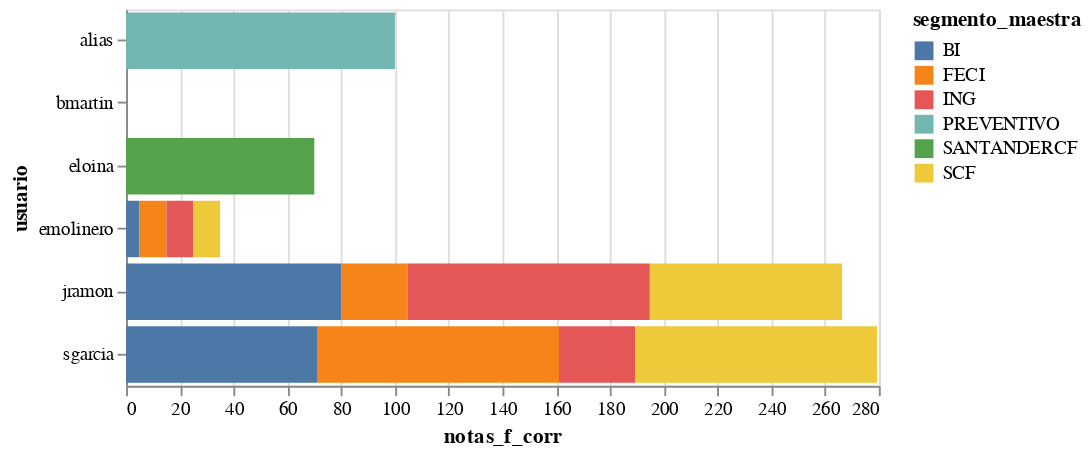

Notebook code cell kept with this figure:
### Code cell
alt.Chart(notas).mark_bar().encode(
    x="notas_f_corr:Q",
    y="usuario",
    color="segmento_maestra:N"
).properties(height=200, width=400)

### Figure 1 — Vega-Lite specification as saved in the notebook (floating-point values rounded to 4 significant figures)
{"config": {"view": {"continuousWidth": 400, "continuousHeight": 300}}, "data": {"name": "data-ebd97ad0f3756408f0ec2050c936693c"}, "mark": "bar", "encoding": {"color": {"type": "nominal", "field": "segmento_maestra"}, "x": {"type": "quantitative", "field": "notas_f_corr"}, "y": {"type": "nominal", "field": "usuario"}}, "height": 200, "width": 400, "$schema": "https://vega.github.io/schema/vega-lite/v4.8.1.json", "datasets": {"data-ebd97ad0f3756408f0ec2050c936693c": [{"usuario": "alias", "segmento_maestra": "PREVENTIVO", "usuario_segmento": "aliasPREVENTIVO", "tasa_horaria": 1.0, "sum": 0.0, "count": 0.0, "eficacias": 30.0, "horas_trabajadas": 150.0, "factor_corrector": 1.0, "h_trab_seg": 150.0, "cobros_hora": 0.0, "eficacia_hora": 0.2, "suma_notas": 0.2, "max": 100, "min": 20, "max_seg": 0.2, "min_seg": 0.2, "range_seg": 0.0, "notas_f_corr": 100.0}, {"usuario": "emolinero", "segmento_maestra": "BI", "usuario_segmento": "emolineroBI", "tasa_horaria": 0.6, "sum": 280.0, "count": 3.0, "eficacias": 0.0, "horas_trabajadas": 105.0, "factor_corrector": 0.8, "h_trab_seg": 63.0, "cobros_hora": 4.4, "eficacia_hora": 0.0, "suma_notas": 4.4, "max": 80, "min": 5, "max_seg": 11.4, "min_seg": 4.4, "range_seg": 7.0, "notas_f_corr": 5.0}, {"usuario": "emolinero", "segmento_maestra": "FECI", "usuario_segmento": "emolineroFECI", "tasa_horaria": 0.0, "sum": 120.0, "count": 2.0, "eficacias": 0.0, "horas_trabajadas": 105.0, "factor_corrector": 0.8, "h_trab_seg": 5.2, "cobros_hora": 22.9, "eficacia_hora": 0.0, "suma_notas": 22.9, "max": 90, "min": 10, "max_seg": 110.5, "min_seg": 22.9, "range_seg": 87.6, "notas_f_corr": 10.0}, {"usuario": "emolinero", "segmento_maestra": "ING", "usuario_segmento": "emolineroING", "tasa_horaria": 0.3, "sum": 310.0, "count": 2.0, "eficacias": 0.0, "horas_trabajadas": 105.0, "factor_corrector": 0.8, "h_trab_seg": 31.5, "cobros_hora": 9.8, "eficacia_hora": 0.0, "suma_notas": 9.8, "max": 90, "min": 10, "max_seg": 60.5, "min_seg": 9.8, "range_seg": 50.6, "notas_f_corr": 10.0}, {"usuario": "emolinero", "segmento_maestra": "SCF", "usuario_segmento": "emolineroSCF", "tasa_horaria": 0.0, "sum": 0.0, "count": 0.0, "eficacias": 0.0, "horas_trabajadas": 105.0, "factor_corrector": 0.8, "h_trab_seg": 5.2, "cobros_hora": 0.0, "eficacia_hora": 0.0, "suma_notas": 0.0, "max": 90, "min": 10, "max_seg": 89.5, "min_seg": 0.0, "range_seg": 89.5, "notas_f_corr": 10.0}, {"usuario": "jramon", "segmento_maestra": "BI", "usuario_segmento": "jramonBI", "tasa_horaria": 0.6, "sum": 800.0, "count": 2.0, "eficacias": 0.0, "horas_trabajadas": 107.5, "factor_corrector": 0.8, "h_trab_seg": 69.9, "cobros_hora": 11.4, "eficacia_hora": 0.0, "suma_notas": 11.4, "max": 80, "min": 5, "max_seg": 11.4, "min_seg": 4.4, "range_seg": 7.0, "notas_f_corr": 80.0}, {"usuario": "jramon", "segmento_maestra": "FECI", "usuario_segmento": "jramonFECI", "tasa_horaria": 0.1, "sum": 420.0, "count": 2.0, "eficacias": 0.0, "horas_trabajadas": 107.5, "factor_corrector": 0.8, "h_trab_seg": 10.8, "cobros_hora": 39.1, "eficacia_hora": 0.0, "suma_notas": 39.1, "max": 90, "min": 10, "max_seg": 110.5, "min_seg": 22.9, "range_seg": 87.6, "notas_f_corr": 24.8}, {"usuario": "jramon", "segmento_maestra": "ING", "usuario_segmento": "jramonING", "tasa_horaria": 0.2, "sum": 1300.0, "count": 4.0, "eficacias": 0.0, "horas_trabajadas": 107.5, "factor_corrector": 0.8, "h_trab_seg": 21.5, "cobros_hora": 60.5, "eficacia_hora": 0.0, "suma_notas": 60.5, "max": 90, "min": 10, "max_seg": 60.5, "min_seg": 9.8, "range_seg": 50.6, "notas_f_corr": 90.0}, {"usuario": "jramon", "segmento_maestra": "SCF", "usuario_segmento": "jramonSCF", "tasa_horaria": 0.0, "sum": 370.0, "count": 4.0, "eficacias": 0.0, "horas_trabajadas": 107.5, "factor_corrector": 0.8, "h_trab_seg": 5.4, "cobros_hora": 68.8, "eficacia_hora": 0.0, "suma_notas": 68.8, "max": 90, "min": 10, "max_seg": 89.5, "min_seg": 0.0, "range_seg": 89.5, "notas_f_corr": 71.5}, {"usuario": "sgarcia", "segmento_maestra": "BI", "usuario_segmento": "sgarciaBI", "tasa_horaria": 0.7, "sum": 780.0, "count": 4.0, "eficacias": 0.0, "horas_trabajadas": 105.0, "factor_corrector": 0.8, "h_trab_seg": 73.5, "cobros_hora": 10.6, "eficacia_hora": 0.0, "suma_notas": 10.6, "max": 80, "min": 5, "max_seg": 11.4, "min_seg": 4.4, "range_seg": 7.0, "notas_f_corr": 71.0}, {"usuario": "sgarcia", "segmento_maestra": "FECI", "usuario_segmento": "sgarciaFECI", "tasa_horaria": 0.0, "sum": 580.0, "count": 3.0, "eficacias": 0.0, "horas_trabajadas": 105.0, "factor_corrector": 0.8, "h_trab_seg": 5.2, "cobros_hora": 110.5, "eficacia_hora": 0.0, "suma_notas": 110.5, "max": 90, "min": 10, "max_seg": 110.5, "min_seg": 22.9, "range_seg": 87.6, "notas_f_corr": 90.0}, {"usuario": "sgarcia", "segmento_maestra": "ING", "usuario_segmento": "sgarciaING", "tasa_horaria": 0.2, "sum": 450.0, "count": 3.0, "eficacias": 0.0, "horas_trabajadas": 105.0, "factor_corrector": 0.8, "h_trab_seg": 21.0, "cobros_hora": 21.4, "eficacia_hora": 0.0, "suma_notas": 21.4, "max": 90, "min": 10, "max_seg": 60.5, "min_seg": 9.8, "range_seg": 50.6, "notas_f_corr": 28.3}, {"usuario": "sgarcia", "segmento_maestra": "SCF", "usuario_segmento": "sgarciaSCF", "tasa_horaria": 0.0, "sum": 470.0, "count": 4.0, "eficacias": 0.0, "horas_trabajadas": 105.0, "factor_corrector": 0.8, "h_trab_seg": 5.2, "cobros_hora": 89.5, "eficacia_hora": 0.0, "suma_notas": 89.5, "max": 90, "min": 10, "max_seg": 89.5, "min_seg": 0.0, "range_seg": 89.5, "notas_f_corr": 90.0}, {"usuario": "bmartin", "segmento_maestra": "SANTANDERCF", "usuario_segmento": "bmartinSANTANDERCF", "tasa_horaria": 1.0, "sum": 30.0, "count": 1.0, "eficacias": 0.0, "horas_trabajadas": 140.0, "factor_corrector": 1.0, "h_trab_seg": 140.0, "cobros_hora": 0.2, "eficacia_hora": 0.0, "suma_notas": 0.2, "max": 70, "min": 0, "max_seg": 4.0, "min_seg": 0.2, "range_seg": 3.8, "notas_f_corr": 0.0}, {"usuario": "eloina", "segmento_maestra": "SANTANDERCF", "usuario_segmento": "eloinaSANTANDERCF", "tasa_horaria": 1.0, "sum": 600.0, "count": 1.0, "eficacias": 0.0, "horas_trabajadas": 150.0, "factor_corrector": 1.0, "h_trab_seg": 150.0, "cobros_hora": 4.0, "eficacia_hora": 0.0, "suma_notas": 4.0, "max": 70, "min": 0, "max_seg": 4.0, "min_seg": 0.2, "range_seg": 3.8, "notas_f_corr": 70.0}]}}
